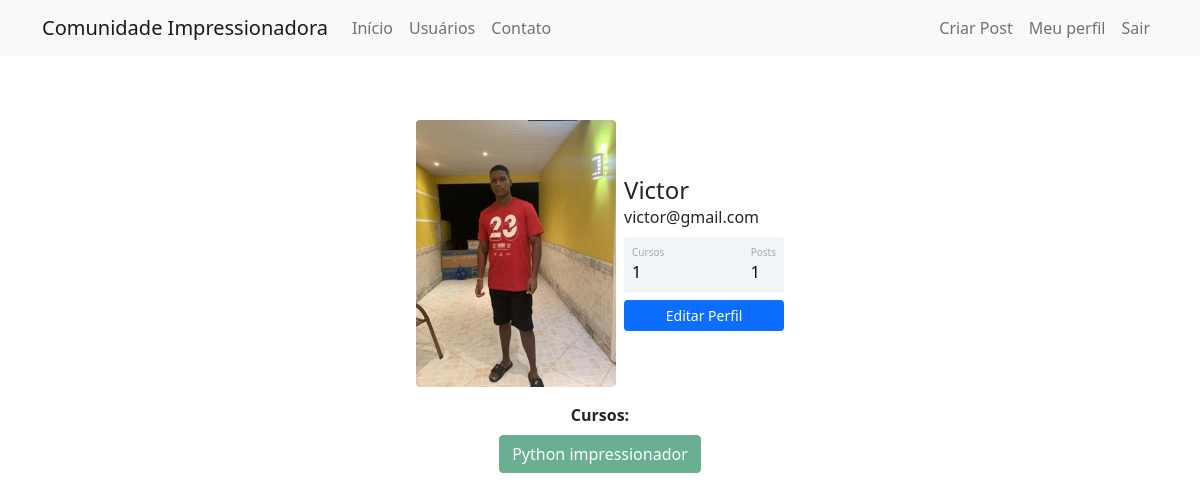
The page /perfil (signed in) on the database its author committed.
### comunidadeimpressionadora/models.py (models this page shows)
class Usuario(database.Model, UserMixin):
    id = database.Column(database.Integer, primary_key=True)
    username = database.Column(database.String, nullable=False)
    email = database.Column(database.String, nullable=False, unique=True)
    senha = database.Column(database.String, nullable=False)
    foto_perfil = database.Column(database.String, default='default.jpg')
    posts = database.relationship('Post', backref='autor', lazy=True)
    cursos = database.Column(database.String, nullable=False, default='Não informado')
    def contar_posts(self):
        return len(self.posts)

### comunidadeimpressionadora/routes.py (the view)
@app.route('/perfil')
@login_required
def perfil():
    foto_perfil = url_for('static', filename='fotos_perfil/{}'.format(current_user.foto_perfil))
    return render_template('perfil.html', foto_perfil=foto_perfil)

### comunidadeimpressionadora/models.py (called while the page is built)
@login_manager.user_loader
def load_usuario(id_usuario):
    return Usuario.query.get(int(id_usuario))

### comunidadeimpressionadora/templates/perfil.html (shortened to what this page needs)
{% extends 'base.html' %}
{% block body %}
        <div class="container mt-5 d-flex justify-content-center">
            <div class="card p-3">
                <div class="d-flex align-items-center">
                    <div class="image pe-2">
                        <img src="{{ foto_perfil }}" class="rounded" width="200">
                    </div>
                    <div class="ml-3 w-100">
                        <h4 class="mb-0 mt-0">{{ current_user.username }}</h4>
                        <span>{{ current_user.email }}</span>
                        <div class="p-2 mt-2 bg-primary d-flex justify-content-between rounded text-white stats">
                                {% if 'Não informado' in current_user.cursos %}
                                     <div class="d-flex flex-column">
                                        <span class="articles">Cursos</span>
                                        <span class="number1">0</span>
                                     </div>
                                {% else %}
                                    <div class="d-flex flex-column">
                                        <span class="articles">Cursos</span>
                                        <span class="number1">{{ current_user.cursos.count(';') + 1 }}</span>
                                    </div>
                                {% endif %}
                            <div class="d-flex flex-column">
                                <span class="rating">Posts</span>
                                <span class="number3">{{ current_user.contar_posts() }}</span>
                            </div>
                        </div>
                        <div class="button mt-2 d-flex flex-row align-items-center">
                                <a class="w-100" href="{{ url_for('editar_perfil') }}">
                                    <button class="btn btn-sm btn-primary w-100 ml-2">Editar Perfil</button>
                                </a>
                        </div>
                    </div>
                </div>
            </div>
        </div>
        <div class="row justify-content-center">
            <div class="col col-4" style="text-align: center">
                <strong>Cursos:</strong><br>
                {% for curso in current_user.cursos.split(';') %}
                    <button type="button" class="btn btn-success mt-2" disabled>{{ curso }}</button>
                {% endfor %}
            </div>
        </div>
{% endblock %}

### comunidadeimpressionadora/static/main.css (style rules this page uses)
.card { width: 400px; border: none; border-radius: 10px; background-color: #fff; }
.stats { background: #f2f5f8 !important; color: #000 !important; }
.articles { font-size:10px; color: #a1aab9; }
.number1 { font-weight:500; }
.rating { font-size:10px; color: #a1aab9; }
.number3 { font-weight:500; }

### rows shown on the page
Usuario: username "Victor", email "victor@gmail.com", cursos "1", cursos "Python impressionador"

### other values the page prints
{{ current_user.contar_posts() }} "1"
